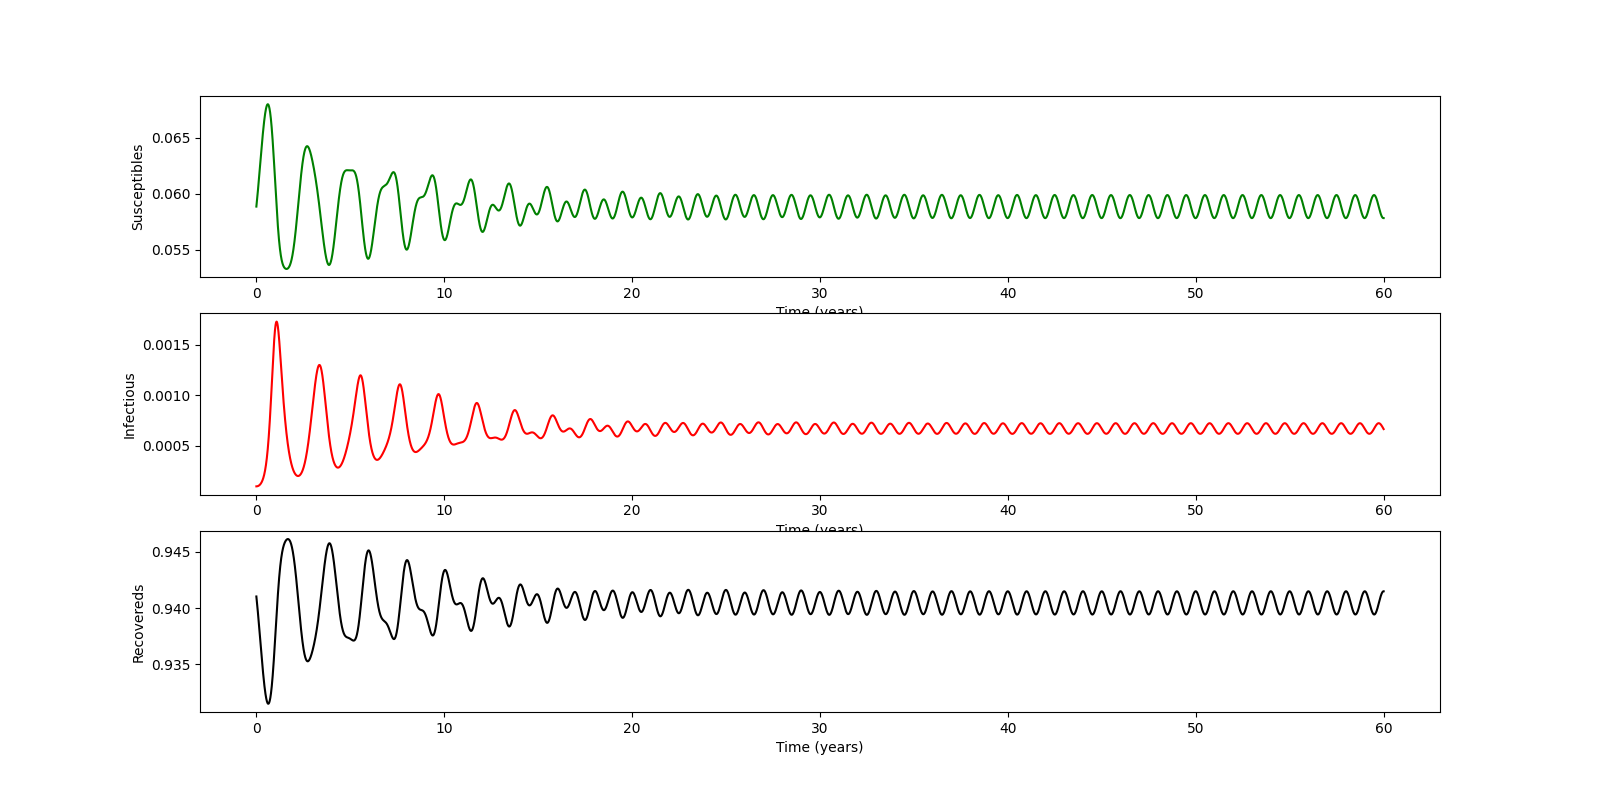

Python code for this plot:
#!/usr/bin/env python3

####################################################################
###    This is the PYTHON version of program 5.3 from page 184 of  #
### "Modeling Infectious Disease in humans and animals"            #
### by Keeling & Rohani.										   #
###																   #
### It is the simple SIR epidemic with sinusoidal forcing of the   #
### birth rate.				         							   #
### Note: setting beta1 too high can cause numerical difficulties. #
####################################################################

###################################
### Written by Ilias Soumpasis    #
### [email redacted]	  #
###################################

# Environment Preparation
import scipy.integrate as spi
import numpy as np
import pylab as pl

# Parameters
beta=17/13.
gamma=1/13.0
alpha0=1/(50*365.0)
alpha1=([0.25])
S0=1/17.
I0=1e-4
ND=MaxTime=60*365
TS=1.0


### This code can also be used to generate bifurcation diagrams, by setting
### beta1 equal to a vector of seasonality rates. The bifurcation diagram is
### constructed using extrapolated initial conditions. Try:
# (beta,gamma,alpha0, alpha1,S0,I0,ND)=(17/13.,1/13., 1./(50*365), np.arange(0.00,1.0,0.01),1/17., 1e-4, 20*365)

INPUT=np.array((S0,I0, 1-S0-I0))

# Model Definition
def diff_eqs(INP,t):
	'''The main set of equations'''
	Y=np.zeros((3))
	V = INP
	t=np.mod(t,365.)
	alpha=alpha0*(1+alpha1*np.sin(2*np.pi*t/365))
	mu=alpha0
	Y[0] = alpha - beta*V[0]*V[1] - mu*V[0]
	Y[1] = beta*V[0]*V[1] - mu*V[1] - gamma*V[1]
	Y[2] = gamma * V[1] - mu * V[2]
	return Y   # For odeint

# Model Run
if len(alpha1)==1:
	alpha1=alpha1[0]
	t_start = 0.0; t_end = ND; t_inc = TS
	t_range = np.arange(t_start, t_end+t_inc, t_inc)
	RES = spi.odeint(diff_eqs,INPUT,t_range)

	print (RES)

	t=(np.arange(ND)/365.)
	#Ploting
	pl.figure(figsize=(16, 8))
	pl.subplot(311)
	pl.plot(t,RES[1:,0], 'g', label='S')
	pl.xlabel ('Time (years)')
	pl.ylabel ('Susceptibles')
	pl.subplot(312)
	pl.plot(t,RES[1:,1], 'r', label='I')
	pl.xlabel ('Time (years)')
	pl.ylabel ('Infectious')
	pl.subplot(313)
	pl.plot(t,1-(RES[1:,0]+RES[1:,1]), 'k', label='R')
	pl.xlabel ('Time (years)')
	pl.ylabel ('Recovereds')
	pl.savefig('Program_5_3.png')

else:
	if ND < 3650:
		ND = 3650
	alpha2=alpha1
	Bifur_I=np.zeros((len(alpha2),10))
	for i in range(len(alpha2)):
		alpha1 = alpha2[i]

		t_start = 0.0; t_end = ND; t_inc = TS
		t_range = np.arange(t_start, t_end+t_inc, t_inc)
		RES = spi.odeint(diff_eqs,INPUT,t_range)
		INPUT=RES[-1]

		for j in range(10):
			Bifur_I[i,j]=RES[np.arange(ND)[((ND-j*365)-1)],1]

	### Plotting
	pl.figure(figsize=(16, 8))
	pl.plot (alpha2, np.log10(Bifur_I), '.k')
	### if TeX commands do not work comment comment the next line
	pl.xlabel (r'Seasonality, $\alpha_1$')
	pl.ylabel (r'Level of Infection $(log_{10})$')
	pl.savefig('Program_5_3_bifurcation.png')
	### if TeX commands do not work comment uncomment the next line
#	pl.xlabel ('Seasonality, beta1')
#	pl.ylabel ('Level of Infection (log_10)')
pl.show()
